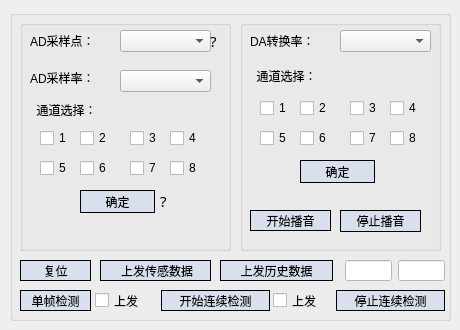
   <widget class="QWidget" name="configure">
    <attribute name="title">
     <string>采集参数设置</string>
    </attribute>
    <widget class="QGroupBox" name="groupBox_2">
     <property name="geometry">
      <rect>
       <x>10</x>
       <y>10</y>
       <width>441</width>
       <height>311</height>
      </rect>
     </property>
     <property name="title">
      <string/>
     </property>
     <widget class="QPushButton" name="upSensor">
      <property name="geometry">
       <rect>
        <x>90</x>
        <y>250</y>
        <width>111</width>
        <height>21</height>
       </rect>
      </property>
      <property name="toolTip">
       <string>&lt;html&gt;&lt;head/&gt;&lt;body&gt;&lt;p&gt;&lt;br/&gt;&lt;/p&gt;&lt;/body&gt;&lt;/html&gt;</string>
      </property>
      <property name="whatsThis">
       <string/>
      </property>
      <property name="styleSheet">
       <string notr="true">QPushButton
{
font: 11pt &quot;微软雅黑&quot;;

color: black; 
background-color:rgb(218, 223, 237);                                       

	
border:1px groove black; 
border-style: outset;
}
QPushButton::hover
{ /*鼠标悬停在按钮上时*/
font: 11pt &quot;微软雅黑&quot;;
color: black;
 background-color: rgb(255, 255, 255);
border:1px groove black; 
border-style: outset;
}
QPushButton::pressed
{
font: 11pt &quot;微软雅黑&quot;;
color: black; 
border:1px groove black; 
	background-color: rgb(201, 206, 218);
border-style: outset;
}

                   </string>
      </property>
      <property name="text">
       <string> 上发传感数据</string>
      </property>
     </widget>
     <widget class="QPushButton" name="upHistory">
      <property name="geometry">
       <rect>
        <x>210</x>
        <y>250</y>
        <width>113</width>
        <height>21</height>
       </rect>
      </property>
      <property name="styleSheet">
       <string notr="true">QPushButton
{
font: 11pt &quot;微软雅黑&quot;;

color: black; 
background-color:rgb(218, 223, 237);                                       

	
border:1px groove black; 
border-style: outset;
}
QPushButton::hover
{ /*鼠标悬停在按钮上时*/
font: 11pt &quot;微软雅黑&quot;;
color: black;
 background-color: rgb(255, 255, 255);
border:1px groove black; 
border-style: outset;
}
QPushButton::pressed
{
font: 11pt &quot;微软雅黑&quot;;
color: black; 
border:1px groove black; 
	background-color: rgb(201, 206, 218);
border-style: outset;
}

                   </string>
      </property>
      <property name="text">
       <string>上发历史数据</string>
      </property>
     </widget>
     <widget class="QPushButton" name="siglePB">
      <property name="geometry">
       <rect>
        <x>10</x>
        <y>280</y>
        <width>71</width>
        <height>21</height>
       </rect>
      </property>
      <property name="sizePolicy">
       <sizepolicy hsizetype="Expanding" vsizetype="Expanding">
        <horstretch>0</horstretch>
        <verstretch>0</verstretch>
       </sizepolicy>
      </property>
      <property name="styleSheet">
       <string notr="true">QPushButton
{
font: 11pt &quot;微软雅黑&quot;;

color: black; 
background-color:rgb(218, 223, 237);                                       

	
border:1px groove black; 
border-style: outset;
}
QPushButton::hover
{ /*鼠标悬停在按钮上时*/
font: 11pt &quot;微软雅黑&quot;;
color: black;
 background-color: rgb(255, 255, 255);
border:1px groove black; 
border-style: outset;
}
QPushButton::pressed
{
font: 11pt &quot;微软雅黑&quot;;
color: black; 
border:1px groove black; 
	background-color: rgb(201, 206, 218);
border-style: outset;
}

                   </string>
      </property>
      <property name="text">
       <string>单帧检测</string>
      </property>
     </widget>
     <widget class="QPushButton" name="multiPB">
      <property name="geometry">
       <rect>
        <x>151</x>
        <y>280</y>
        <width>109</width>
        <height>21</height>
       </rect>
      </property>
      <property name="styleSheet">
       <string notr="true">QPushButton
{
font: 11pt &quot;微软雅黑&quot;;

color: black; 
background-color:rgb(218, 223, 237);                                       

	
border:1px groove black; 
border-style: outset;
}
QPushButton::hover
{ /*鼠标悬停在按钮上时*/
font: 11pt &quot;微软雅黑&quot;;
color: black;
 background-color: rgb(255, 255, 255);
border:1px groove black; 
border-style: outset;
}
QPushButton::pressed
{
font: 11pt &quot;微软雅黑&quot;;
color: black; 
border:1px groove black; 
	background-color: rgb(201, 206, 218);
border-style: outset;
}

                   </string>
      </property>
      <property name="text">
       <string>开始连续检测</string>
      </property>
     </widget>
     <widget class="QPushButton" name="resetPB">
      <property name="geometry">
       <rect>
        <x>10</x>
        <y>250</y>
        <width>71</width>
        <height>21</height>
       </rect>
      </property>
      <property name="minimumSize">
       <size>
        <width>30</width>
        <height>0</height>
       </size>
      </property>
      <property name="styleSheet">
       <string notr="true">QPushButton
{
font: 11pt &quot;微软雅黑&quot;;

color: black; 
background-color:rgb(218, 223, 237);                                       

	
border:1px groove black; 
border-style: outset;
}
QPushButton::hover
{ /*鼠标悬停在按钮上时*/
font: 11pt &quot;微软雅黑&quot;;
color: black;
 background-color: rgb(255, 255, 255);
border:1px groove black; 
border-style: outset;
}
QPushButton::pressed
{
font: 11pt &quot;微软雅黑&quot;;
color: black; 
border:1px groove black; 
	background-color: rgb(201, 206, 218);
border-style: outset;
}

                   </string>
      </property>
      <property name="text">
       <string>复位</string>
      </property>
     </widget>
     <widget class="QPushButton" name="multiPB_2">
      <property name="geometry">
       <rect>
        <x>326</x>
        <y>280</y>
        <width>109</width>
        <height>21</height>
       </rect>
      </property>
      <property name="styleSheet">
       <string notr="true">QPushButton
{
font: 11pt &quot;微软雅黑&quot;;

color: black; 
background-color:rgb(218, 223, 237);                                       

	
border:1px groove black; 
border-style: outset;
}
QPushButton::hover
{ /*鼠标悬停在按钮上时*/
font: 11pt &quot;微软雅黑&quot;;
color: black;
 background-color: rgb(255, 255, 255);
border:1px groove black; 
border-style: outset;
}
QPushButton::pressed
{
font: 11pt &quot;微软雅黑&quot;;
color: black; 
border:1px groove black; 
	background-color: rgb(201, 206, 218);
border-style: outset;
}

                   </string>
      </property>
      <property name="text">
       <string>停止连续检测</string>
      </property>
     </widget>
     <widget class="QLineEdit" name="files">
      <property name="geometry">
       <rect>
        <x>388</x>
        <y>250</y>
        <width>47</width>
        <height>21</height>
       </rect>
      </property>
      <property name="styleSheet">
       <string notr="true">font: 11pt &quot;微软雅黑&quot;;
color: rgb(60, 68, 106);

background-color: rgb(255, 255, 255);</string>
      </property>
      <property name="text">
       <string/>
      </property>
     </widget>
     <widget class="QLineEdit" name="folders">
      <property name="geometry">
       <rect>
        <x>335</x>
        <y>250</y>
        <width>47</width>
        <height>21</height>
       </rect>
      </property>
      <property name="styleSheet">
       <string notr="true">font: 11pt &quot;微软雅黑&quot;;
color: rgb(60, 68, 106);

background-color: rgb(255, 255, 255);</string>
      </property>
     </widget>
     <widget class="QGroupBox" name="groupBox_3">
      <property name="geometry">
       <rect>
        <x>10</x>
        <y>10</y>
        <width>211</width>
        <height>231</height>
       </rect>
      </property>
      <property name="title">
       <string/>
      </property>
      <widget class="QComboBox" name="adNum">
       <property name="geometry">
        <rect>
         <x>100</x>
         <y>10</y>
         <width>91</width>
         <height>22</height>
        </rect>
       </property>
       <property name="toolTip">
        <string>&lt;html&gt;&lt;head/&gt;&lt;body&gt;&lt;p&gt;&lt;span style=&quot; font-family:'宋体'; font-size:12pt;&quot;&gt;说明：&lt;/span&gt;&lt;/p&gt;&lt;p&gt;&lt;span style=&quot; font-family:'宋体'; font-size:12pt;&quot;&gt;连续模式采样点数需小于SD卡容量&lt;/span&gt;&lt;/p&gt;&lt;p&gt;&lt;span style=&quot; font-family:'宋体'; font-size:12pt;&quot;&gt;连续模式采样点数较大时，选择上发后，&lt;/span&gt;&lt;/p&gt;&lt;p&gt;&lt;span style=&quot; font-family:'宋体'; font-size:12pt;&quot;&gt;数据传输时间会很长&lt;/span&gt;&lt;/p&gt;&lt;/body&gt;&lt;/html&gt;</string>
       </property>
      </widget>
      <widget class="QLabel" name="label_8">
       <property name="geometry">
        <rect>
         <x>10</x>
         <y>50</y>
         <width>81</width>
         <height>16</height>
        </rect>
       </property>
       <property name="text">
        <string>AD采样率：</string>
       </property>
      </widget>
      <widget class="QCheckBox" name="adC1">
       <property name="geometry">
        <rect>
         <x>20</x>
         <y>110</y>
         <width>31</width>
         <height>16</height>
        </rect>
       </property>
       <property name="text">
        <string>1</string>
       </property>
      </widget>
      <widget class="QCheckBox" name="adC3">
       <property name="geometry">
        <rect>
         <x>110</x>
         <y>110</y>
         <width>41</width>
         <height>16</height>
        </rect>
       </property>
       <property name="text">
        <string>3</string>
       </property>
      </widget>
      <widget class="QCheckBox" name="adC7">
       <property name="geometry">
        <rect>
         <x>110</x>
         <y>140</y>
         <width>41</width>
         <height>16</height>
        </rect>
       </property>
       <property name="text">
        <string>7</string>
       </property>
      </widget>
      <widget class="QCheckBox" name="adC4">
       <property name="geometry">
        <rect>
         <x>150</x>
         <y>110</y>
         <width>41</width>
         <height>16</height>
        </rect>
       </property>
       <property name="text">
        <string>4</string>
       </property>
      </widget>
      <widget class="QComboBox" name="adRate">
       <property name="geometry">
        <rect>
         <x>100</x>
         <y>50</y>
         <width>91</width>
         <height>22</height>
        </rect>
       </property>
      </widget>
      <widget class="QCheckBox" name="adC8">
       <property name="geometry">
        <rect>
         <x>150</x>
         <y>140</y>
         <width>41</width>
         <height>16</height>
        </rect>
       </property>
       <property name="text">
        <string>8</string>
       </property>
      </widget>
      <widget class="QCheckBox" name="adC5">
       <property name="geometry">
        <rect>
         <x>20</x>
         <y>140</y>
         <width>41</width>
         <height>16</height>
        </rect>
       </property>
       <property name="text">
        <string>5</string>
       </property>
      </widget>
      <widget class="QPushButton" name="adSure">
       <property name="geometry">
        <rect>
         <x>60</x>
         <y>170</y>
         <width>75</width>
         <height>23</height>
        </rect>
       </property>
       <property name="styleSheet">
        <string notr="true">QPushButton
{
font: 11pt &quot;微软雅黑&quot;;

color: black; 
background-color:rgb(218, 223, 237);                                       

	
border:1px groove black; 
border-style: outset;
}
QPushButton::hover
{ /*鼠标悬停在按钮上时*/
font: 11pt &quot;微软雅黑&quot;;
color: black;
 background-color: rgb(255, 255, 255);
border:1px groove black; 
border-style: outset;
}
QPushButton::pressed
{
font: 11pt &quot;微软雅黑&quot;;
color: black; 
border:1px groove black; 
	background-color: rgb(201, 206, 218);
border-style: outset;
}

                   </string>
       </property>
       <property name="text">
        <string>确定</string>
       </property>
      </widget>
      <widget class="QCheckBox" name="adC6">
       <property name="geometry">
        <rect>
         <x>60</x>
         <y>140</y>
         <width>41</width>
         <height>16</height>
        </rect>
       </property>
       <property name="text">
        <string>6</string>
       </property>
      </widget>
      <widget class="QCheckBox" name="adC2">
       <property name="geometry">
        <rect>
         <x>60</x>
         <y>110</y>
         <width>41</width>
         <height>16</height>
        </rect>
       </property>
       <property name="text">
        <string>2</string>
       </property>
      </widget>
      <widget class="QLabel" name="label">
       <property name="geometry">
        <rect>
         <x>10</x>
         <y>80</y>
         <width>81</width>
         <height>20</height>
        </rect>
       </property>
       <property name="text">
        <string>  通道选择：</string>
       </property>
      </widget>
      <widget class="QLabel" name="label_10">
       <property name="geometry">
        <rect>
         <x>10</x>
         <y>10</y>
         <width>81</width>
         <height>21</height>
        </rect>
       </property>
       <property name="text">
        <string>AD采样点：</string>
       </property>
      </widget>
      <widget class="QPushButton" name="pushButton_2">
       <property name="geometry">
        <rect>
         <x>60</x>
         <y>280</y>
         <width>75</width>
         <height>23</height>
        </rect>
       </property>
       <property name="styleSheet">
        <string notr="true">QPushButton
{
font: 11pt &quot;微软雅黑&quot;;

color: black; 
background-color:rgb(218, 223, 237);                                       

	
border:1px groove black; 
border-style: outset;
}
QPushButton::hover
{ /*鼠标悬停在按钮上时*/
font: 11pt &quot;微软雅黑&quot;;
color: black;
 background-color: rgb(255, 255, 255);
border:1px groove black; 
border-style: outset;
}
QPushButton::pressed
{
font: 11pt &quot;微软雅黑&quot;;
color: black; 
border:1px groove black; 
	background-color: rgb(201, 206, 218);
border-style: outset;
}

                   </string>
       </property>
       <property name="text">
        <string>确定</string>
       </property>
      </widget>
      <widget class="QLabel" name="label_display">
       <property name="geometry">
        <rect>
         <x>10</x>
         <y>200</y>
         <width>181</width>
         <height>21</height>
        </rect>
       </property>
       <property name="font">
        <font>
         <family>Arial</family>
         <pointsize>11</pointsize>
         <weight>50</weight>
         <italic>false</italic>
         <bold>false</bold>
        </font>
       </property>
       <property name="styleSheet">
        <string notr="true">font: 11pt &quot;Arial&quot;;</string>
       </property>
       <property name="text">
        <string/>
       </property>
      </widget>
      <widget class="QLabel" name="tip">
       <property name="geometry">
        <rect>
         <x>190</x>
         <y>13</y>
         <width>16</width>
         <height>16</height>
        </rect>
       </property>
       <property name="font">
        <font>
         <family>微软雅黑</family>
         <pointsize>11</pointsize>
         <weight>50</weight>
         <italic>false</italic>
         <bold>false</bold>
        </font>
       </property>
       <property name="toolTip">
        <string>&lt;html&gt;&lt;head/&gt;&lt;body&gt;&lt;p&gt;&lt;span style=&quot; font-family:'宋体'; font-size:12pt;&quot;&gt;说明：&lt;/span&gt;&lt;/p&gt;&lt;p&gt;&lt;span style=&quot; font-family:'宋体'; font-size:12pt;&quot;&gt;连续模式采样点数需小于SD卡容量&lt;/span&gt;&lt;/p&gt;&lt;p&gt;&lt;span style=&quot; font-family:'宋体'; font-size:12pt;&quot;&gt;连续模式采样点数较大时，选择上发后，&lt;/span&gt;&lt;/p&gt;&lt;p&gt;&lt;span style=&quot; font-family:'宋体'; font-size:12pt;&quot;&gt;数据传输时间会很长&lt;/span&gt;&lt;/p&gt;&lt;/body&gt;&lt;/html&gt;</string>
       </property>
       <property name="text">
        <string>?</string>
       </property>
      </widget>
      <widget class="QLabel" name="tip2_2">
       <property name="geometry">
        <rect>
         <x>140</x>
         <y>173</y>
         <width>16</width>
         <height>16</height>
        </rect>
       </property>
       <property name="font">
        <font>
         <family>微软雅黑</family>
         <pointsize>11</pointsize>
         <weight>50</weight>
         <italic>false</italic>
         <bold>false</bold>
        </font>
       </property>
       <property name="toolTip">
        <string>&lt;html&gt;&lt;head/&gt;&lt;body&gt;&lt;p&gt;&lt;span style=&quot; font-family:'宋体'; font-size:12pt;&quot;&gt;说明：&lt;/span&gt;&lt;/p&gt;&lt;p&gt;&lt;span style=&quot; font-family:'宋体'; font-size:12pt;&quot;&gt;每通道每帧采集数据长度 = &lt;/span&gt;&lt;/p&gt;&lt;p&gt;&lt;span style=&quot; font-family:'宋体'; font-size:12pt;&quot;&gt;（通道总数 &lt;/span&gt;&lt;span style=&quot; font-family:'Times New Roman'; font-size:12pt;&quot;&gt;/ &lt;/span&gt;&lt;span style=&quot; font-family:'宋体'; font-size:12pt;&quot;&gt;当前通道数量）&lt;/span&gt;&lt;span style=&quot; font-family:'Times New Roman'; font-size:12pt;&quot;&gt;* &lt;/span&gt;&lt;/p&gt;&lt;p&gt;&lt;span style=&quot; font-family:'宋体'; font-size:12pt;&quot;&gt;设置采样点数&lt;/span&gt;&lt;/p&gt;&lt;/body&gt;&lt;/html&gt;</string>
       </property>
       <property name="text">
        <string>?</string>
       </property>
      </widget>
     </widget>
     <widget class="QGroupBox" name="groupBox_4">
      <property name="geometry">
       <rect>
        <x>230</x>
        <y>10</y>
        <width>201</width>
        <height>231</height>
       </rect>
      </property>
      <property name="title">
       <string/>
      </property>
      <widget class="QLabel" name="label_2">
       <property name="geometry">
        <rect>
         <x>10</x>
         <y>45</y>
         <width>81</width>
         <height>21</height>
        </rect>
       </property>
       <property name="text">
        <string>  通道选择：</string>
       </property>
      </widget>
      <widget class="QComboBox" name="daRate">
       <property name="geometry">
        <rect>
         <x>100</x>
         <y>10</y>
         <width>91</width>
         <height>22</height>
        </rect>
       </property>
      </widget>
      <widget class="QLabel" name="label_9">
       <property name="geometry">
        <rect>
         <x>10</x>
         <y>10</y>
         <width>81</width>
         <height>21</height>
        </rect>
       </property>
       <property name="text">
        <string>DA转换率：</string>
       </property>
      </widget>
      <widget class="QCheckBox" name="daC1">
       <property name="geometry">
        <rect>
         <x>20</x>
         <y>80</y>
         <width>31</width>
         <height>16</height>
        </rect>
       </property>
       <property name="text">
        <string>1</string>
       </property>
      </widget>
      <widget class="QCheckBox" name="daC3">
       <property name="geometry">
        <rect>
         <x>110</x>
         <y>80</y>
         <width>41</width>
         <height>16</height>
        </rect>
       </property>
       <property name="text">
        <string>3</string>
       </property>
      </widget>
      <widget class="QCheckBox" name="daC7">
       <property name="geometry">
        <rect>
         <x>110</x>
         <y>110</y>
         <width>41</width>
         <height>16</height>
        </rect>
       </property>
       <property name="text">
        <string>7</string>
       </property>
      </widget>
      <widget class="QCheckBox" name="daC4">
       <property name="geometry">
        <rect>
         <x>150</x>
         <y>80</y>
         <width>41</width>
         <height>16</height>
        </rect>
       </property>
       <property name="text">
        <string>4</string>
       </property>
      </widget>
      <widget class="QCheckBox" name="daC8">
       <property name="geometry">
        <rect>
         <x>150</x>
         <y>110</y>
         <width>41</width>
         <height>16</height>
        </rect>
       </property>
       <property name="text">
        <string>8</string>
       </property>
      </widget>
      <widget class="QCheckBox" name="daC5">
       <property name="geometry">
        <rect>
         <x>20</x>
         <y>110</y>
         <width>41</width>
         <height>16</height>
        </rect>
       </property>
       <property name="text">
        <string>5</string>
       </property>
      </widget>
      <widget class="QPushButton" name="daSure">
       <property name="geometry">
        <rect>
         <x>60</x>
         <y>140</y>
         <width>75</width>
         <height>23</height>
        </rect>
       </property>
       <property name="styleSheet">
        <string notr="true">QPushButton
{
font: 11pt &quot;微软雅黑&quot;;

color: black; 
background-color:rgb(218, 223, 237);                                       

	
border:1px groove black; 
border-style: outset;
}
QPushButton::hover
{ /*鼠标悬停在按钮上时*/
font: 11pt &quot;微软雅黑&quot;;
color: black;
 background-color: rgb(255, 255, 255);
border:1px groove black; 
border-style: outset;
}
QPushButton::pressed
{
font: 11pt &quot;微软雅黑&quot;;
color: black; 
border:1px groove black; 
	background-color: rgb(201, 206, 218);
border-style: outset;
}

                   </string>
       </property>
       <property name="text">
        <string>确定</string>
       </property>
      </widget>
      <widget class="QCheckBox" name="daC2">
       <property name="geometry">
        <rect>
         <x>60</x>
         <y>80</y>
         <width>41</width>
         <height>16</height>
        </rect>
       </property>
       <property name="text">
        <string>2</string>
       </property>
      </widget>
      <widget class="QCheckBox" name="daC6">
       <property name="geometry">
        <rect>
         <x>60</x>
         <y>110</y>
         <width>41</width>
         <height>16</height>
        </rect>
       </property>
       <property name="text">
        <string>6</string>
       </property>
      </widget>
      <widget class="QPushButton" name="stopPB">
       <property name="geometry">
        <rect>
         <x>100</x>
         <y>190</y>
         <width>81</width>
         <height>22</height>
        </rect>
       </property>
       <property name="styleSheet">
        <string notr="true">QPushButton
{
font: 11pt &quot;微软雅黑&quot;;

color: black; 
background-color:rgb(218, 223, 237);                                       

	
border:1px groove black; 
border-style: outset;
}
QPushButton::hover
{ /*鼠标悬停在按钮上时*/
font: 11pt &quot;微软雅黑&quot;;
color: black;
 background-color: rgb(255, 255, 255);
border:1px groove black; 
border-style: outset;
}
QPushButton::pressed
{
font: 11pt &quot;微软雅黑&quot;;
color: black; 
border:1px groove black; 
	background-color: rgb(201, 206, 218);
border-style: outset;
}

                   </string>
       </property>
       <property name="text">
        <string>停止播音</string>
       </property>
      </widget>
      <widget class="QPushButton" name="startPB">
       <property name="geometry">
        <rect>
         <x>10</x>
         <y>190</y>
         <width>81</width>
         <height>21</height>
        </rect>
       </property>
       <property name="styleSheet">
        <string notr="true">QPushButton
{
font: 11pt &quot;微软雅黑&quot;;

color: black; 
background-color:rgb(218, 223, 237);                                       

	
border:1px groove black; 
border-style: outset;
}
QPushButton::hover
{ /*鼠标悬停在按钮上时*/
font: 11pt &quot;微软雅黑&quot;;
color: black;
 background-color: rgb(255, 255, 255);
border:1px groove black; 
border-style: outset;
}
QPushButton::pressed
{
font: 11pt &quot;微软雅黑&quot;;
color: black; 
border:1px groove black; 
	background-color: rgb(201, 206, 218);
border-style: outset;
}

                   </string>
       </property>
       <property name="text">
        <string>开始播音</string>
       </property>
      </widget>
     </widget>
     <widget class="QCheckBox" name="sigleCheck">
      <property name="geometry">
       <rect>
        <x>85</x>
        <y>280</y>
        <width>58</width>
        <height>21</height>
       </rect>
      </property>
      <property name="text">
       <string>上发</string>
      </property>
     </widget>
     <widget class="QCheckBox" name="mutiCheck">
      <property name="geometry">
       <rect>
        <x>263</x>
        <y>280</y>
        <width>58</width>
        <height>21</height>
       </rect>
      </property>
      <property name="text">
       <string>上发</string>
      </property>
      <property name="tristate">
       <bool>false</bool>
      </property>
     </widget>
    </widget>
   </widget>
